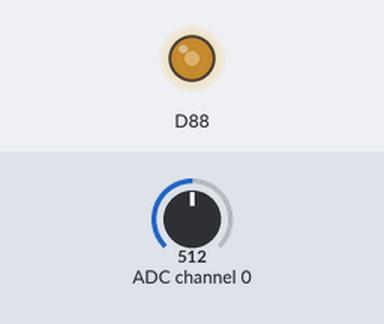
A program run on a simulated Raspberry Pi (BCM pin numbers). On the bench: output pins drawn as LEDs (lit = HIGH). The test bench sets the inputs (shaded band); at power-on: ADC channel 0 = 512 (analog values on the 0–1023 scale). What the program prints to the terminal is not drawn.

Above: at 1.2 s.
1.3 s: ADC channel 0 set to 716
At 2.1 s:
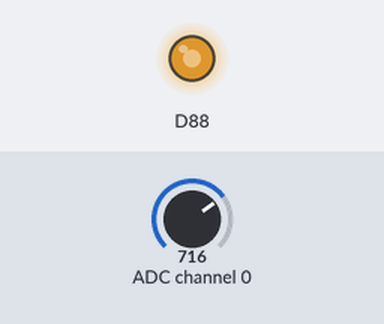
2.8 s: ADC channel 0 set to 900
At 4.0 s:
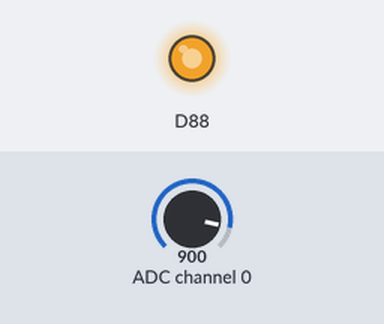
4.3 s: ADC channel 0 set to 122
At 4.8 s:
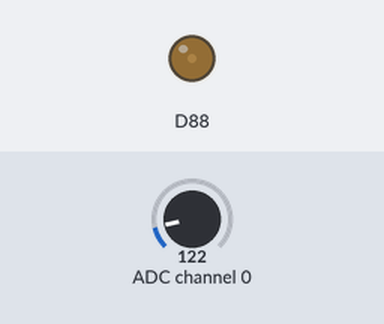
5.8 s: ADC channel 0 set to 0
At 6.7 s:
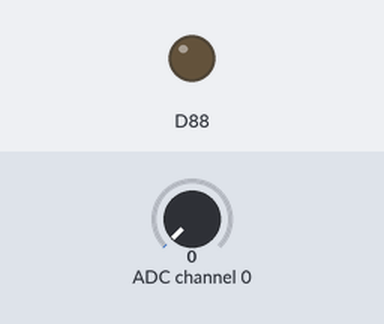
7.3 s: ADC channel 0 set to 511
At 8.6 s:
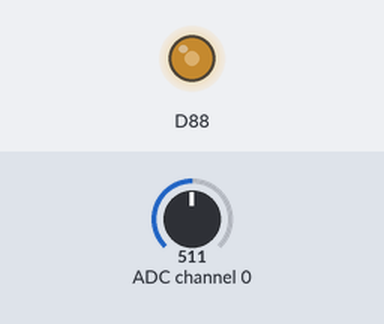
Timing chart, 0 to 9.8 s (numbered marks = the images above; inputs shaded):
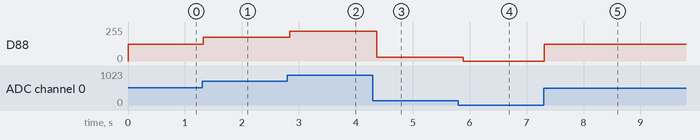

The program:

Lab5.py
```python
import smbus
import time

bus = smbus.SMBus(1)
address = 0x48
control_byte_1 = 0x40
control_byte_2 = 0x42

def read_analog_input():
    bus.write_byte(address, control_byte_1)

    # 读取第一次数据（废弃的）
    bus.read_byte(address)

    # 读取实际的AD转换数据
    digital_value = bus.read_byte(address)

    return digital_value

def convert_to_voltage(digital_value):
    voltage = digital_value * 3.3 / 255
    return voltage

def digital_to_analog(digital_value):
    bus.write_byte(address, control_byte_2)
    bus.write_byte_data(address, control_byte_1, digital_value)

try:
    while True:
        digital_value = read_analog_input()
        voltage = convert_to_voltage(digital_value)
        digital_to_analog(digital_value)
        print(f"当前电压值: {voltage:.2f} V -------- {digital_value}")
        time.sleep(0.1)

except KeyboardInterrupt:
    print("程序中断")

finally:
    bus.close()  # 关闭I2C总线连接
```

Measured:
- after the input at 1.3 s, D88: 127/255 → 178/255 at once
- after the input at 2.8 s, D88: 178/255 → 224/255 at once
- after the input at 4.3 s, D88: 224/255 → 30/255 after 0.07 s
- after the input at 5.8 s, D88: 30/255 → 0/255 after 0.09 s
- after the input at 7.3 s, D88: 0/255 → 127/255 at once
